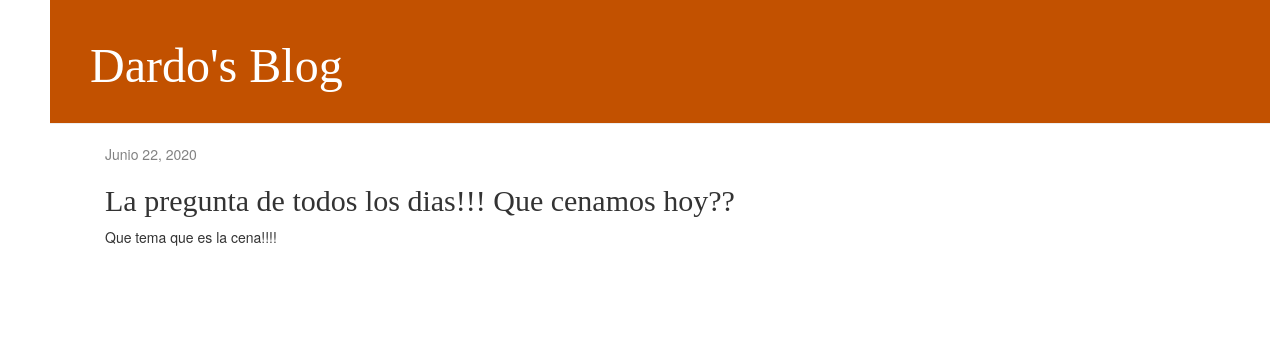
Screenshot of /post/9/ with the database file from the repository.
### blog/models.py (models this page shows, shortened)
class Post (models.Model):
    author = models.ForeignKey('auth.User', on_delete=models.CASCADE)
    title = models.CharField(max_length= 200)
    text = models.TextField()
    created_date = models.DateTimeField(default=timezone.now)
    published_date = models.DateField(blank= True, null= True)

### blog/views.py (the view)
# urls.py: path('post/<int:pk>/',views.post_detail, name='post_detail'),
def post_detail(request,pk):
    post = get_object_or_404(Post,pk=pk)
    return render(request, 'blog/post_detail.html',{'post':post})

### blog/templates/blog/post_detail.html (shortened to what this page needs)
<!DOCTYPE html>
{% extends 'blog/base.html' %}
{% block content %}
    <div class="post">
        {% if post.published_date %}
            <div class="date">
                {{ post.published_date }}
            </div>
        {% endif %}
        <h2>{{ post.title }}</h2>
        <p>{{ post.text|linebreaksbr }}</p>
    </div>
{% endblock %}

### blog/static/css/blog.css (style rules this page uses)
body { padding-left: 50px; }
h1, h2, h3, h4 { font-family: 'Lobster', cursive; }
.date { color: #828282; }
.post { margin-bottom: 70px; }

### rows the page displays
Post: published_date "Junio 22, 2020", title "La pregunta de todos los dias!!! Que cenamos hoy??", text "Que tema que es la cena!!!!"
